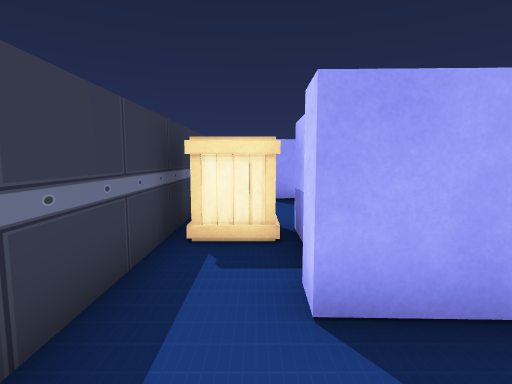
view 1 (above)

16 first-person views from a walk through a 3-D level made in the Unity game engine. The camera is 1.3 m above the floor, tilts 6° down and sees 80° across. The floor is counted in squares, 1 m on a side. Each view is taken from the middle of a square. On the plan, view 1 faces up. The plan holds only what a view shows up to about 14 squares ahead; the rest is blank. The place goes on beyond the plan. The player character is not drawn. Some animated figures are left out.

view 2
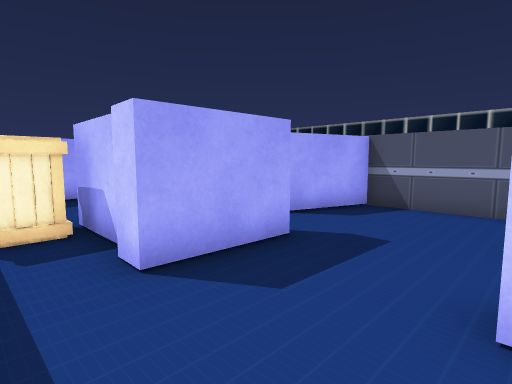

view 3
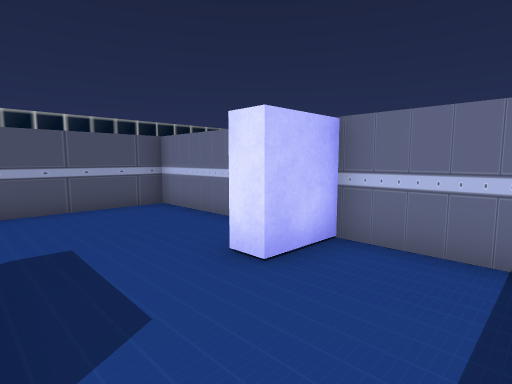

view 4
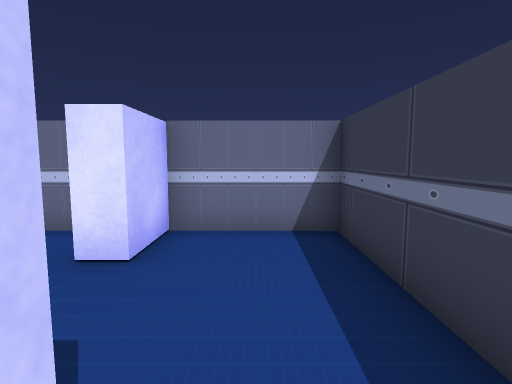

view 5
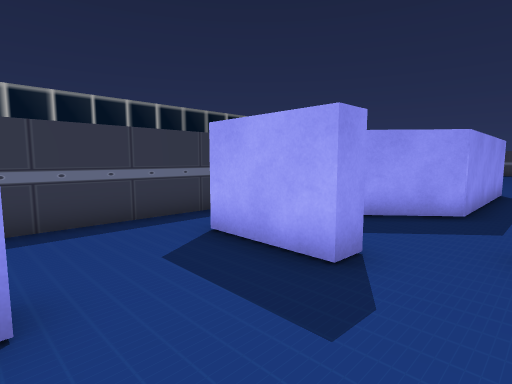

view 6
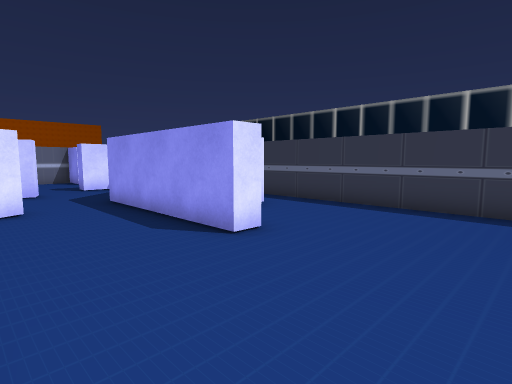

view 7
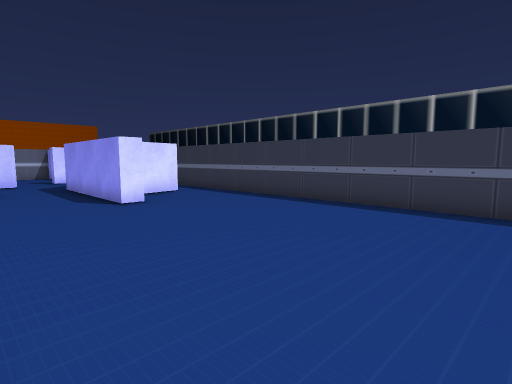

view 8
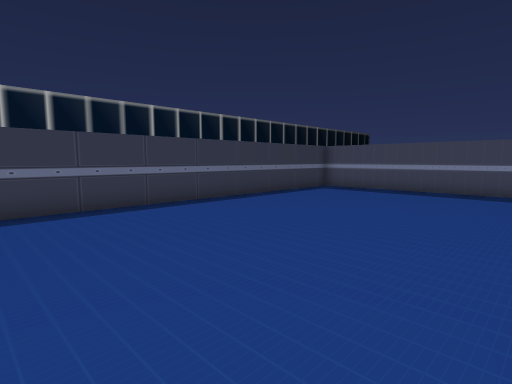

view 9
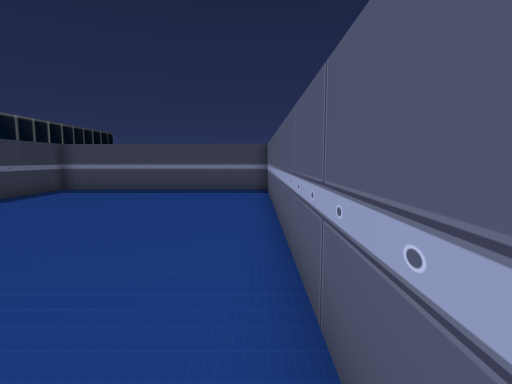

view 10
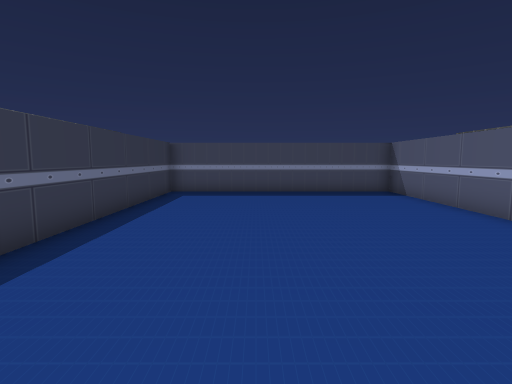

view 11
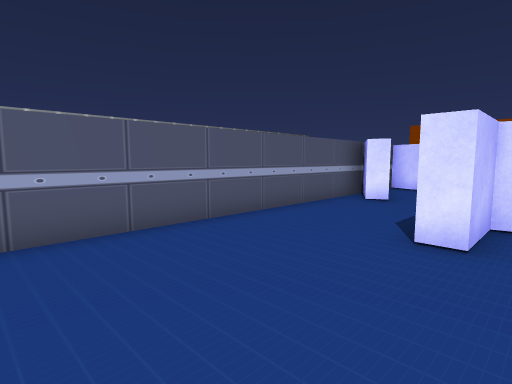

view 12
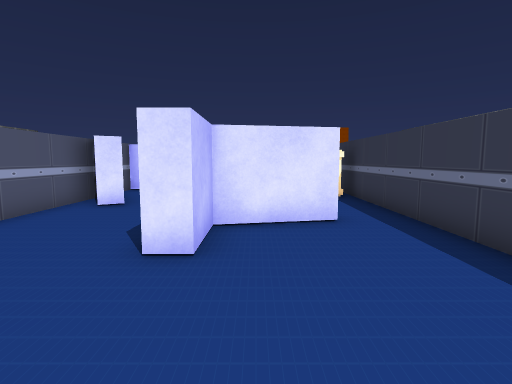

view 13
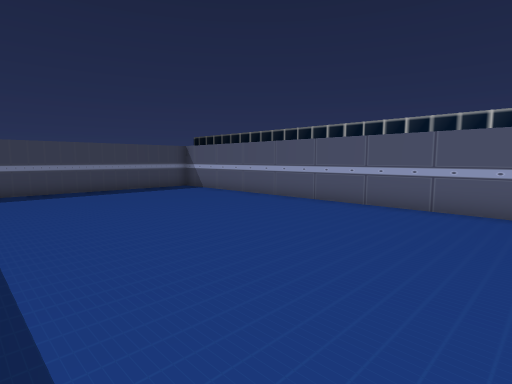

view 14
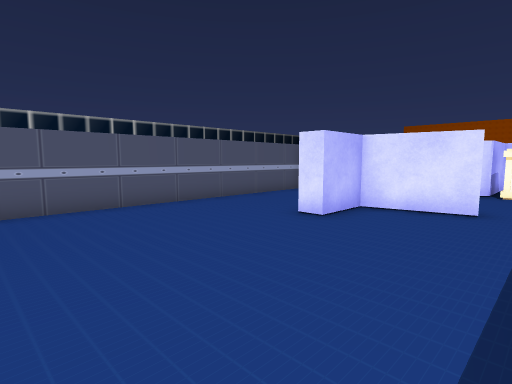

view 15
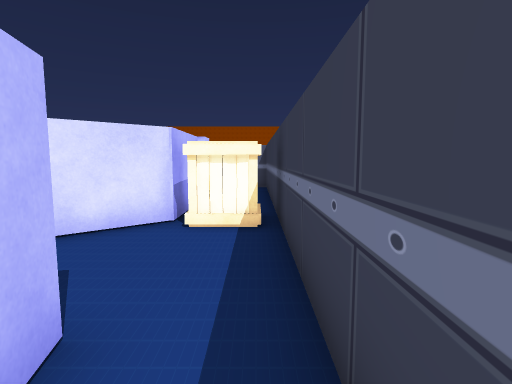

view 16
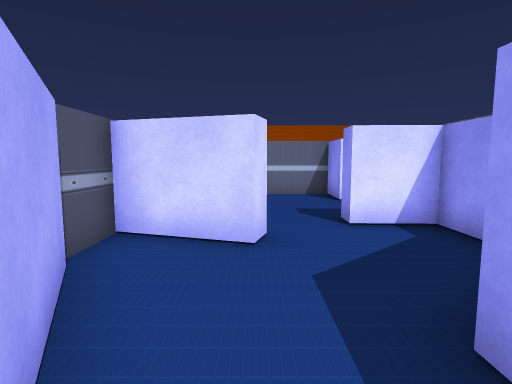

### Floor plan
Ten units are one square. View 1 is at (0, 0); x grows to the right and y downward. Boxes are objects, and circles mark ways between rooms. Rooms are numbered by the first view taken in them; rooms with no view inside come last. Other rooms are left out.
<svg viewBox="-20 -310 100 340">
<path fill="none" stroke="#000" d="M7 -29 7 -56 24 -70M31 -23 5 -23 5 -31M20 -102 4 -99 3 -106M-15 -115 -15 25 16 25 16 8 23 8M23 8 23 25 75 25 75 -29 48 -38 50 -44M31 -30 31 -23M3 -106 28 -111 28 -130 35 -130 35 -71 18 -56M73 -55 59 -81 65 -85 75 -65 75 -305 -15 -305 -15 -115M50 -44 75 -37 75 -51M14 -43 14 -30 31 -30"/>
<rect x="-15" y="-65" width="20" height="20" fill="#bbb"><title>box</title></rect>
<circle cx="20" cy="-5" r="3" fill="#2a7"/>
<circle cx="-5" cy="-105" r="3" fill="#2a7"/>
<circle cx="40" cy="-40" r="3" fill="#2a7"/>
<text x="0" y="-40">1</text>
<text x="50" y="0">2</text>
<text x="30" y="-190">3</text>
</svg>
Room 1 opens to room 2. Room 1 opens to room 3. Room 2 opens to room 3.

Where each view was taken, in squares from view 1:
view 1: 0 up, 0 right, facing up
view 2: 1 down, 1 left, facing up-right
view 3: 2 up, 1 left, facing down-right
view 4: 3 up, 0 right, facing down
view 5: 1 down, 5 right, facing up-left
view 6: 17 up, 7 right, facing down-left
view 7: 22 up, 7 right, facing down-left
view 8: 17 up, 7 right, facing up-left
view 9: 17 up, 7 right, facing up
view 10: 18 up, 2 right, facing up
view 11: 18 up, 2 right, facing down-right
view 12: 17 up, 2 right, facing down
view 13: 17 up, 1 left, facing up-right
view 14: 19 up, 1 left, facing down-right
view 15: 12 up, 1 left, facing down
view 16: 9 up, 5 right, facing down
